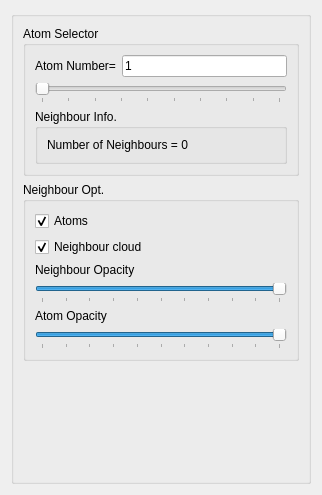
                     <widget class="QWidget" name="Neigh_Page">
                        <property name="geometry">
                           <rect>
                              <x>0</x>
                              <y>0</y>
                              <width>322</width>
                              <height>495</height>
                           </rect>
                        </property>
                        <attribute name="label">
                           <string>Neighbour Options</string>
                        </attribute>
                        <layout class="QGridLayout" name="gridLayout_6">
                           <item row="0" column="0">
                              <widget class="QGroupBox" name="NeighMainBox">
                                 <property name="enabled">
                                    <bool>true</bool>
                                 </property>
                                 <property name="title">
                                    <string/>
                                 </property>
                                 <layout class="QVBoxLayout" name="verticalLayout_10">
                                    <item>
                                       <widget class="QGroupBox" name="NeighSelectBox">
                                          <property name="enabled">
                                             <bool>true</bool>
                                          </property>
                                          <property name="statusTip">
                                             <string>General selection of the atom for neighour display</string>
                                          </property>
                                          <property name="whatsThis">
                                             <string>General selection of the atom for neighour display</string>
                                          </property>
                                          <property name="title">
                                             <string>Atom Selector</string>
                                          </property>
                                          <property name="checkable">
                                             <bool>false</bool>
                                          </property>
                                          <layout class="QGridLayout" name="gridLayout">
                                             <item row="0" column="0">
                                                <widget class="QLabel" name="AtomNumLabel">
                                                   <property name="text">
                                                      <string>Atom Number=</string>
                                                   </property>
                                                </widget>
                                             </item>
                                             <item row="0" column="1">
                                                <widget class="QLineEdit" name="NeighSelectLineEdit">
                                                   <property name="toolTip">
                                                      <string>One can write the atom number to check here</string>
                                                   </property>
                                                   <property name="statusTip">
                                                      <string>One can write the atom number to check here</string>
                                                   </property>
                                                   <property name="whatsThis">
                                                      <string>One can write the atom number to check here</string>
                                                   </property>
                                                   <property name="text">
                                                      <string>1</string>
                                                   </property>
                                                </widget>
                                             </item>
                                             <item row="1" column="0" colspan="2">
                                                <widget class="QSlider" name="NeighSelectSlider">
                                                   <property name="toolTip">
                                                      <string>One can select the atom number to check here</string>
                                                   </property>
                                                   <property name="statusTip">
                                                      <string>One can select the atom number to check here</string>
                                                   </property>
                                                   <property name="whatsThis">
                                                      <string>One can select the atom number to check here</string>
                                                   </property>
                                                   <property name="minimum">
                                                      <number>1</number>
                                                   </property>
                                                   <property name="maximum">
                                                      <number>10</number>
                                                   </property>
                                                   <property name="orientation">
                                                      <enum>Qt::Horizontal</enum>
                                                   </property>
                                                   <property name="tickPosition">
                                                      <enum>QSlider::TicksBelow</enum>
                                                   </property>
                                                   <property name="tickInterval">
                                                      <number>1</number>
                                                   </property>
                                                </widget>
                                             </item>
                                             <item row="2" column="0" colspan="2">
                                                <widget class="QGroupBox" name="NeighInfoBox">
                                                   <property name="title">
                                                      <string>Neighbour Info.</string>
                                                   </property>
                                                   <layout class="QGridLayout" name="NeighInfoLayout">
                                                      <item row="0" column="0">
                                                         <widget class="QLabel" name="NeighNumberLabel">
                                                            <property name="toolTip">
                                                               <string>Number of neighbours for the current atom</string>
                                                            </property>
                                                            <property name="statusTip">
                                                               <string>Number of neighbours for the current atom</string>
                                                            </property>
                                                            <property name="whatsThis">
                                                               <string>Number of neighbours for the current atom</string>
                                                            </property>
                                                            <property name="text">
                                                               <string>Number of Neighbours = 0</string>
                                                            </property>
                                                         </widget>
                                                      </item>
                                                   </layout>
                                                </widget>
                                             </item>
                                          </layout>
                                       </widget>
                                    </item>
                                    <item>
                                       <widget class="QGroupBox" name="NeighOptBox">
                                          <property name="enabled">
                                             <bool>true</bool>
                                          </property>
                                          <property name="statusTip">
                                             <string>General options for the display of the neighbours</string>
                                          </property>
                                          <property name="whatsThis">
                                             <string>General options for the display of the neighbours</string>
                                          </property>
                                          <property name="title">
                                             <string>Neighbour Opt.</string>
                                          </property>
                                          <layout class="QGridLayout" name="NeighOptLayout">
                                             <item row="0" column="0">
                                                <widget class="QCheckBox" name="NeighAtomCheck">
                                                   <property name="toolTip">
                                                      <string>Turn on/off the display of the atoms</string>
                                                   </property>
                                                   <property name="statusTip">
                                                      <string>Turn on/off the display of the atoms</string>
                                                   </property>
                                                   <property name="whatsThis">
                                                      <string>Turn on/off the display of the atoms</string>
                                                   </property>
                                                   <property name="accessibleDescription">
                                                      <string>Turn on/off the display of the atoms</string>
                                                   </property>
                                                   <property name="text">
                                                      <string>Atoms</string>
                                                   </property>
                                                   <property name="checked">
                                                      <bool>true</bool>
                                                   </property>
                                                </widget>
                                             </item>
                                             <item row="1" column="0">
                                                <widget class="QCheckBox" name="NeighNeighsCheck">
                                                   <property name="toolTip">
                                                      <string>Turn on/off the display of the neighbour cloud</string>
                                                   </property>
                                                   <property name="statusTip">
                                                      <string>Turn on/off the display of the neighbour cloud</string>
                                                   </property>
                                                   <property name="whatsThis">
                                                      <string>Turn on/off the display of the neighbour cloud</string>
                                                   </property>
                                                   <property name="accessibleDescription">
                                                      <string>Turn on/off the display of the neighbour cloud</string>
                                                   </property>
                                                   <property name="text">
                                                      <string>Neighbour cloud</string>
                                                   </property>
                                                   <property name="checked">
                                                      <bool>true</bool>
                                                   </property>
                                                </widget>
                                             </item>
                                             <item row="2" column="0">
                                                <widget class="QLabel" name="NeighOpacityLabel">
                                                   <property name="text">
                                                      <string>Neighbour Opacity</string>
                                                   </property>
                                                </widget>
                                             </item>
                                             <item row="3" column="0">
                                                <widget class="QSlider" name="NeighOpacitySlider">
                                                   <property name="toolTip">
                                                      <string>Select the opacity of the neighbours</string>
                                                   </property>
                                                   <property name="statusTip">
                                                      <string>Select the opacity of the neighbours</string>
                                                   </property>
                                                   <property name="whatsThis">
                                                      <string>Select the opacity of the neighbours</string>
                                                   </property>
                                                   <property name="maximum">
                                                      <number>10</number>
                                                   </property>
                                                   <property name="sliderPosition">
                                                      <number>10</number>
                                                   </property>
                                                   <property name="orientation">
                                                      <enum>Qt::Horizontal</enum>
                                                   </property>
                                                   <property name="tickPosition">
                                                      <enum>QSlider::TicksBelow</enum>
                                                   </property>
                                                   <property name="tickInterval">
                                                      <number>1</number>
                                                   </property>
                                                </widget>
                                             </item>
                                             <item row="4" column="0">
                                                <widget class="QLabel" name="AtomOpacityLabel">
                                                   <property name="text">
                                                      <string>Atom Opacity</string>
                                                   </property>
                                                </widget>
                                             </item>
                                             <item row="5" column="0">
                                                <widget class="QSlider" name="AtomOpacitySlider">
                                                   <property name="toolTip">
                                                      <string>Select the opacity of the atoms</string>
                                                   </property>
                                                   <property name="statusTip">
                                                      <string>Select the opacity of the atoms</string>
                                                   </property>
                                                   <property name="whatsThis">
                                                      <string>Select the opacity of the atoms</string>
                                                   </property>
                                                   <property name="maximum">
                                                      <number>10</number>
                                                   </property>
                                                   <property name="sliderPosition">
                                                      <number>10</number>
                                                   </property>
                                                   <property name="orientation">
                                                      <enum>Qt::Horizontal</enum>
                                                   </property>
                                                   <property name="tickPosition">
                                                      <enum>QSlider::TicksBelow</enum>
                                                   </property>
                                                   <property name="tickInterval">
                                                      <number>1</number>
                                                   </property>
                                                </widget>
                                             </item>
                                          </layout>
                                       </widget>
                                    </item>
                                    <item>
                                       <spacer name="verticalSpacer_2">
                                          <property name="orientation">
                                             <enum>Qt::Vertical</enum>
                                          </property>
                                          <property name="sizeHint" stdset="0">
                                             <size>
                                                <width>20</width>
                                                <height>40</height>
                                             </size>
                                          </property>
                                       </spacer>
                                    </item>
                                 </layout>
                              </widget>
                           </item>
                        </layout>
                     </widget>
